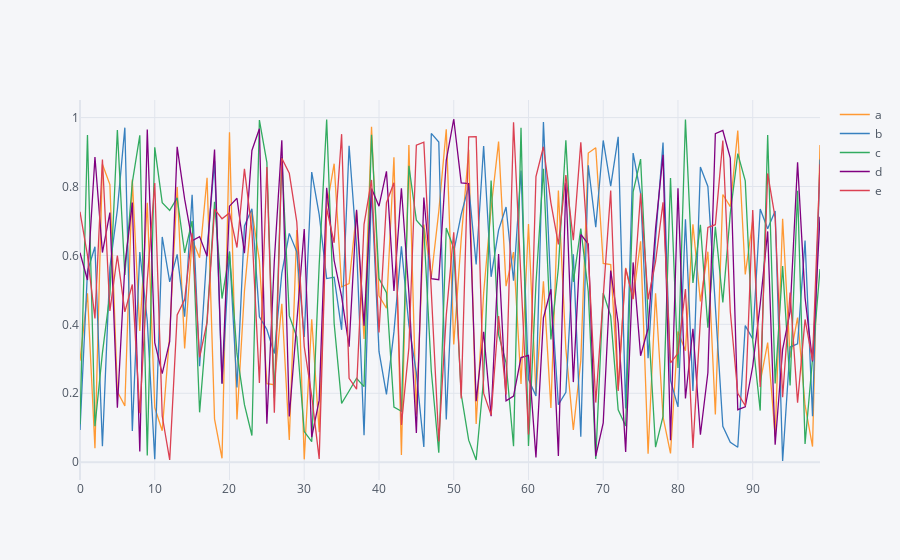

Source (notebook cell):
### Code cell
#lineplot
df.iplot(kind='scatter')
